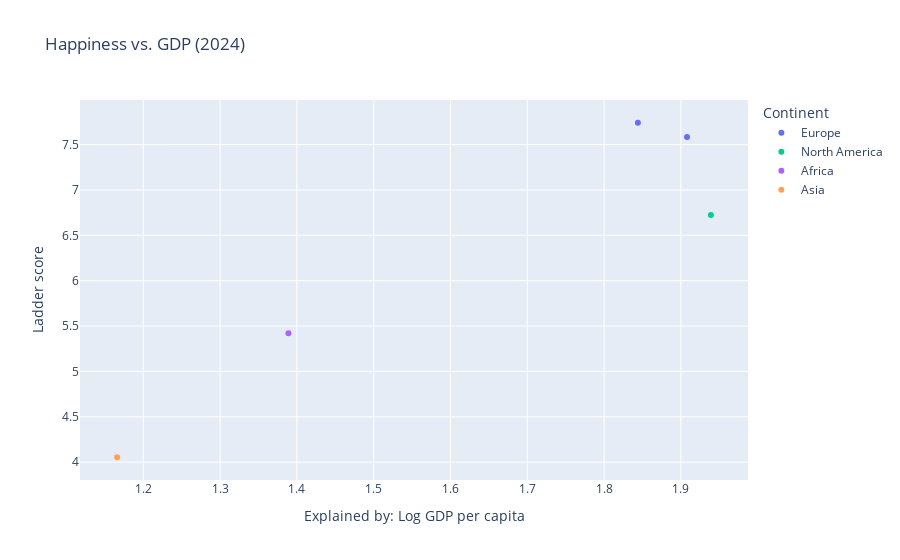

Write notebook code for a chart like this one.
### Code cell
# Interactive scatter plot
fig = px.scatter(
    df_clean, 
    x="Explained by: Log GDP per capita", 
    y="Ladder score",
    color="Continent",
    hover_data=["Country name"],
    title="Happiness vs. GDP (2024)"
)
fig.show()

# Save as HTML
fig.write_html("happiness_gdp_interactive.html")

### Figure 1 — Plotly figure (JSON) as saved in the notebook; plotly's stock layout.template omitted (floating-point values rounded to 4 significant figures)
{"data": [{"customdata": [["Finland"], ["Denmark"]], "hovertemplate": "Continent=Europe<br>Explained by: Log GDP per capita=%{x}<br>Ladder score=%{y}<br>Country name=%{customdata[0]}<extra></extra>", "legendgroup": "Europe", "marker": {"color": "#636efa", "symbol": "circle"}, "mode": "markers", "name": "Europe", "orientation": "v", "showlegend": true, "type": "scatter", "x": [1.844, 1.908], "xaxis": "x", "y": [7.741, 7.583], "yaxis": "y"}, {"customdata": [["United States"]], "hovertemplate": "Continent=North America<br>Explained by: Log GDP per capita=%{x}<br>Ladder score=%{y}<br>Country name=%{customdata[0]}<extra></extra>", "legendgroup": "North America", "marker": {"color": "#00cc96", "symbol": "circle"}, "mode": "markers", "name": "North America", "orientation": "v", "showlegend": true, "type": "scatter", "x": [1.939], "xaxis": "x", "y": [6.725], "yaxis": "y"}, {"customdata": [["South Africa"]], "hovertemplate": "Continent=Africa<br>Explained by: Log GDP per capita=%{x}<br>Ladder score=%{y}<br>Country name=%{customdata[0]}<extra></extra>", "legendgroup": "Africa", "marker": {"color": "#ab63fa", "symbol": "circle"}, "mode": "markers", "name": "Africa", "orientation": "v", "showlegend": true, "type": "scatter", "x": [1.389], "xaxis": "x", "y": [5.422], "yaxis": "y"}, {"customdata": [["India"]], "hovertemplate": "Continent=Asia<br>Explained by: Log GDP per capita=%{x}<br>Ladder score=%{y}<br>Country name=%{customdata[0]}<extra></extra>", "legendgroup": "Asia", "marker": {"color": "#FFA15A", "symbol": "circle"}, "mode": "markers", "name": "Asia", "orientation": "v", "showlegend": true, "type": "scatter", "x": [1.166], "xaxis": "x", "y": [4.054], "yaxis": "y"}], "layout": {"legend": {"title": {"text": "Continent"}, "tracegroupgap": 0}, "title": {"text": "Happiness vs. GDP (2024)"}, "xaxis": {"anchor": "y", "domain": [0, 1], "title": {"text": "Explained by: Log GDP per capita"}}, "yaxis": {"anchor": "x", "domain": [0, 1], "title": {"text": "Ladder score"}}}}
